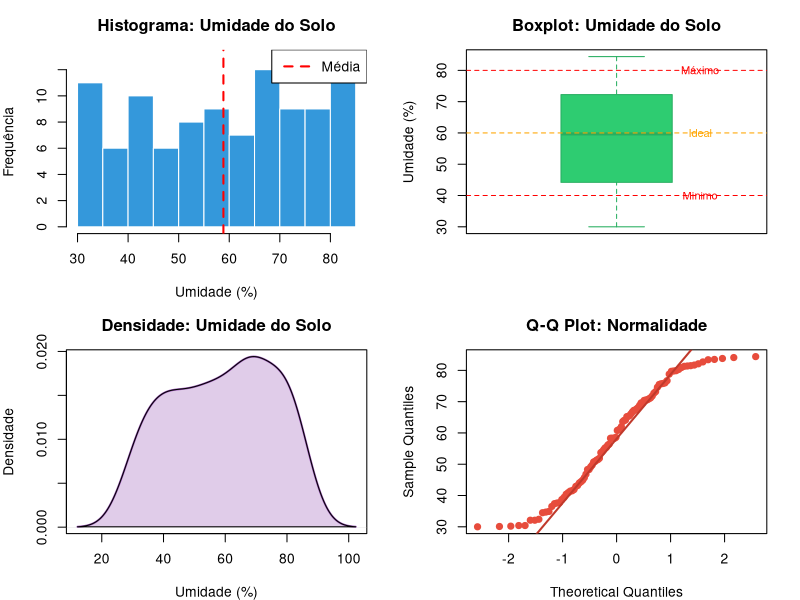
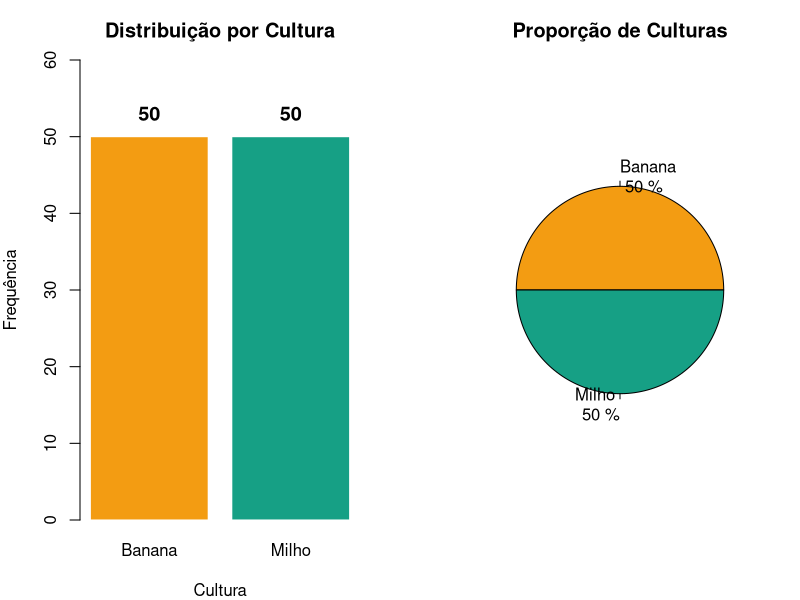

Reproduce these figures in R, in order.
# ==============================================================================
# FarmTech Solutions - Opcional 2: Análise Estatística em R
# Cap 1 - Um Mapa do Tesouro
# Atividade: Análise R para decisão de irrigação inteligente
# ==============================================================================

# Identificação do Grupo
# Grupo 19 FIAP - 1 ano • 2025/2 - Fase 2 - de 18/09/2025 a 15/10/2025
# RM566826 - Phellype Matheus Giacoia Flaibam Massarente
# RM567005 - Carlos Alberto Florindo Costato
# RM568140 - Cesar Martinho de Azeredo
# Data: 12/10/2025

# ==============================================================================
# OBJETIVO
# ==============================================================================
# Implementar análise estatística para otimizar decisão de irrigação baseada
# em dados históricos de sensores (umidade, temperatura, pH, NPK)

# ==============================================================================
# PARTE 1: SIMULAÇÃO DE DADOS HISTÓRICOS DE SENSORES
# ==============================================================================

cat("\n")
cat("================================================================================\n")
cat("🌾 FarmTech Solutions - Análise Estatística para Irrigação Inteligente\n")
cat("   Opcional 2: Decisão baseada em dados históricos\n")
cat("================================================================================\n\n")

# Configurar seed para reprodutibilidade
set.seed(42)

# Gerar 100 leituras históricas simuladas
n_leituras <- 100

# Criar dataframe com dados históricos
dados_sensores <- data.frame(
  id = 1:n_leituras,
  umidade_solo = round(runif(n_leituras, min = 30, max = 85), 1),
  temperatura = round(rnorm(n_leituras, mean = 26, sd = 4), 1),
  pH_solo = round(runif(n_leituras, min = 5.0, max = 8.0), 1),
  nitrogenio_ok = sample(c(TRUE, FALSE), n_leituras, replace = TRUE, prob = c(0.7, 0.3)),
  fosforo_ok = sample(c(TRUE, FALSE), n_leituras, replace = TRUE, prob = c(0.6, 0.4)),
  potassio_ok = sample(c(TRUE, FALSE), n_leituras, replace = TRUE, prob = c(0.8, 0.2)),
  irrigacao_ativa = sample(c(TRUE, FALSE), n_leituras, replace = TRUE, prob = c(0.4, 0.6))
)

# Adicionar cultura (Banana ou Milho)
dados_sensores$cultura <- sample(c("Banana", "Milho"), n_leituras, replace = TRUE)

cat("✅ Dados históricos gerados: 100 leituras de sensores\n\n")

# Visualizar primeiras linhas
cat("📊 Amostra dos dados:\n")
print(head(dados_sensores, 5))
cat("\n")

# ==============================================================================
# PARTE 2: ANÁLISE ESTATÍSTICA DE UMIDADE DO SOLO
# ==============================================================================

cat("================================================================================\n")
cat("📈 ANÁLISE ESTATÍSTICA: UMIDADE DO SOLO\n")
cat("================================================================================\n\n")

# Medidas de Tendência Central
media_umidade <- mean(dados_sensores$umidade_solo)
mediana_umidade <- median(dados_sensores$umidade_solo)

# Função para calcular moda
calcular_moda <- function(x) {
  freq <- table(x)
  as.numeric(names(freq)[which.max(freq)])
}
moda_umidade <- calcular_moda(dados_sensores$umidade_solo)

cat(sprintf("📍 Média de Umidade:    %.2f%%\n", media_umidade))
cat(sprintf("📍 Mediana de Umidade:  %.2f%%\n", mediana_umidade))
cat(sprintf("📍 Moda de Umidade:     %.2f%%\n\n", moda_umidade))

# Medidas de Dispersão
variancia_umidade <- var(dados_sensores$umidade_solo)
desvio_umidade <- sd(dados_sensores$umidade_solo)
amplitude_umidade <- max(dados_sensores$umidade_solo) - min(dados_sensores$umidade_solo)
cv_umidade <- (desvio_umidade / media_umidade) * 100

cat(sprintf("📊 Variância:           %.2f\n", variancia_umidade))
cat(sprintf("📊 Desvio Padrão:       %.2f%%\n", desvio_umidade))
cat(sprintf("📊 Amplitude:           %.2f%%\n", amplitude_umidade))
cat(sprintf("📊 Coef. Variação (CV): %.2f%%\n\n", cv_umidade))

# Medidas Separatrizes
quartis_umidade <- quantile(dados_sensores$umidade_solo, probs = c(0.25, 0.50, 0.75))
iqr_umidade <- IQR(dados_sensores$umidade_solo)

cat("📐 Quartis:\n")
cat(sprintf("   Q1 (25%%): %.2f%%\n", quartis_umidade[1]))
cat(sprintf("   Q2 (50%%): %.2f%%\n", quartis_umidade[2]))
cat(sprintf("   Q3 (75%%): %.2f%%\n\n", quartis_umidade[3]))
cat(sprintf("📐 IQR (Intervalo Interquartil): %.2f%%\n\n", iqr_umidade))

# Análise de Outliers
limite_inferior <- quartis_umidade[1] - 1.5 * iqr_umidade
limite_superior <- quartis_umidade[3] + 1.5 * iqr_umidade
outliers <- dados_sensores$umidade_solo[dados_sensores$umidade_solo < limite_inferior | 
                                        dados_sensores$umidade_solo > limite_superior]

cat(sprintf("🔍 Outliers detectados: %d leituras\n", length(outliers)))
if (length(outliers) > 0) {
  cat(sprintf("   Valores: %s\n\n", paste(round(outliers, 1), collapse = ", ")))
} else {
  cat("   Nenhum outlier detectado\n\n")
}

# ==============================================================================
# PARTE 3: ANÁLISE GRÁFICA
# ==============================================================================

cat("================================================================================\n")
cat("📊 GERANDO GRÁFICOS DE ANÁLISE\n")
cat("================================================================================\n\n")

# Configurar layout para 4 gráficos
par(mfrow = c(2, 2), mar = c(4, 4, 3, 2))

# 1. Histograma
hist(dados_sensores$umidade_solo, 
     main = "Histograma: Umidade do Solo",
     xlab = "Umidade (%)",
     ylab = "Frequência",
     col = "#3498db",
     border = "white",
     breaks = 15)
abline(v = media_umidade, col = "red", lwd = 2, lty = 2)
legend("topright", legend = c("Média"), col = "red", lty = 2, lwd = 2)

# 2. Boxplot
boxplot(dados_sensores$umidade_solo,
        main = "Boxplot: Umidade do Solo",
        ylab = "Umidade (%)",
        col = "#2ecc71",
        border = "#27ae60",
        horizontal = FALSE)
abline(h = c(40, 60, 80), col = c("red", "orange", "red"), lty = 2)
text(1.3, 40, "Mínimo", col = "red", cex = 0.8)
text(1.3, 60, "Ideal", col = "orange", cex = 0.8)
text(1.3, 80, "Máximo", col = "red", cex = 0.8)

# 3. Gráfico de Densidade
plot(density(dados_sensores$umidade_solo),
     main = "Densidade: Umidade do Solo",
     xlab = "Umidade (%)",
     ylab = "Densidade",
     col = "#9b59b6",
     lwd = 2)
polygon(density(dados_sensores$umidade_solo), col = rgb(155/255, 89/255, 182/255, 0.3))

# 4. Q-Q Plot
qqnorm(dados_sensores$umidade_solo,
       main = "Q-Q Plot: Normalidade",
       col = "#e74c3c",
       pch = 19)
qqline(dados_sensores$umidade_solo, col = "#c0392b", lwd = 2)

cat("✅ Gráficos gerados com sucesso!\n\n")

# ==============================================================================
# PARTE 4: ANÁLISE QUALITATIVA (CULTURA)
# ==============================================================================

cat("================================================================================\n")
cat("📈 ANÁLISE QUALITATIVA: TIPO DE CULTURA\n")
cat("================================================================================\n\n")

# Frequência das culturas
freq_cultura <- table(dados_sensores$cultura)
prop_cultura <- prop.table(freq_cultura) * 100

cat("📊 Distribuição por Cultura:\n")
print(freq_cultura)
cat("\n")
cat("📊 Percentuais:\n")
for (i in 1:length(prop_cultura)) {
  cat(sprintf("   %s: %.1f%%\n", names(prop_cultura)[i], prop_cultura[i]))
}
cat("\n")

# Gráficos qualitativos
par(mfrow = c(1, 2), mar = c(4, 4, 3, 2))

# Gráfico de Barras
barplot(freq_cultura,
        main = "Distribuição por Cultura",
        xlab = "Cultura",
        ylab = "Frequência",
        col = c("#f39c12", "#16a085"),
        border = "white",
        ylim = c(0, max(freq_cultura) * 1.2))
text(x = c(0.7, 1.9), 
     y = freq_cultura + 3, 
     labels = freq_cultura, 
     cex = 1.2, 
     font = 2)

# Gráfico de Pizza
pie(freq_cultura,
    main = "Proporção de Culturas",
    col = c("#f39c12", "#16a085"),
    labels = paste(names(freq_cultura), "\n", round(prop_cultura, 1), "%"),
    cex = 1.0)

cat("✅ Gráficos qualitativos gerados!\n\n")

# ==============================================================================
# PARTE 5: MODELO DE DECISÃO PARA IRRIGAÇÃO
# ==============================================================================

cat("================================================================================\n")
cat("🤖 MODELO DE DECISÃO: RECOMENDAÇÃO DE IRRIGAÇÃO\n")
cat("================================================================================\n\n")

# Definir limites baseados na análise estatística
UMIDADE_CRITICA <- quartis_umidade[1]  # Q1 = 25% dos dados mais secos
UMIDADE_IDEAL <- media_umidade
UMIDADE_MAXIMA <- quartis_umidade[3]   # Q3 = 75% dos dados

cat(sprintf("📌 Limites definidos estatisticamente:\n"))
cat(sprintf("   Umidade Crítica (Q1):  %.2f%%\n", UMIDADE_CRITICA))
cat(sprintf("   Umidade Ideal (Média): %.2f%%\n", UMIDADE_IDEAL))
cat(sprintf("   Umidade Máxima (Q3):   %.2f%%\n\n", UMIDADE_MAXIMA))

# Função de decisão
decidir_irrigacao <- function(umidade, temp, pH, npk_ok, cultura) {
  # Regra 1: Solo muito seco (abaixo de Q1)
  if (umidade < UMIDADE_CRITICA) {
    return(list(
      decisao = "IRRIGAR URGENTE",
      motivo = sprintf("Umidade crítica (%.1f%% < %.1f%%)", umidade, UMIDADE_CRITICA),
      intensidade = 100
    ))
  }
  
  # Regra 2: Solo encharcado (acima de Q3)
  if (umidade > UMIDADE_MAXIMA) {
    return(list(
      decisao = "NÃO IRRIGAR",
      motivo = sprintf("Solo encharcado (%.1f%% > %.1f%%)", umidade, UMIDADE_MAXIMA),
      intensidade = 0
    ))
  }
  
  # Regra 3: Temperatura alta + umidade abaixo da média
  if (temp > (mean(dados_sensores$temperatura) + sd(dados_sensores$temperatura)) && 
      umidade < UMIDADE_IDEAL) {
    return(list(
      decisao = "IRRIGAR",
      motivo = sprintf("Temp alta (%.1f°C) + umidade baixa", temp),
      intensidade = 70
    ))
  }
  
  # Regra 4: NPK inadequado + umidade baixa
  if (!npk_ok && umidade < UMIDADE_IDEAL) {
    return(list(
      decisao = "IRRIGAR",
      motivo = sprintf("NPK inadequado + umidade baixa (%.1f%%)", umidade),
      intensidade = 60
    ))
  }
  
  # Regra 5: Condições normais
  return(list(
    decisao = "MANTER",
    motivo = "Condições dentro do esperado",
    intensidade = 0
  ))
}

# Testar modelo com 5 cenários
cat("🧪 TESTANDO MODELO COM CENÁRIOS REAIS:\n\n")

cenarios <- list(
  list(umidade = 35, temp = 32, pH = 6.5, npk_ok = TRUE, cultura = "Banana"),
  list(umidade = 65, temp = 24, pH = 6.8, npk_ok = TRUE, cultura = "Milho"),
  list(umidade = 82, temp = 22, pH = 7.0, npk_ok = TRUE, cultura = "Banana"),
  list(umidade = 48, temp = 29, pH = 6.2, npk_ok = FALSE, cultura = "Milho"),
  list(umidade = 55, temp = 35, pH = 6.5, npk_ok = TRUE, cultura = "Banana")
)

for (i in 1:length(cenarios)) {
  c <- cenarios[[i]]
  resultado <- decidir_irrigacao(c$umidade, c$temp, c$pH, c$npk_ok, c$cultura)
  
  cat(sprintf("Cenário %d: %s\n", i, c$cultura))
  cat(sprintf("  Umidade: %.1f%% | Temp: %.1f°C | pH: %.1f | NPK: %s\n", 
              c$umidade, c$temp, c$pH, ifelse(c$npk_ok, "✅", "❌")))
  cat(sprintf("  🤖 DECISÃO: %s\n", resultado$decisao))
  cat(sprintf("  📝 Motivo: %s\n", resultado$motivo))
  cat(sprintf("  💧 Intensidade: %d%%\n\n", resultado$intensidade))
}

# ==============================================================================
# PARTE 6: VALIDAÇÃO DO MODELO
# ==============================================================================

cat("================================================================================\n")
cat("✅ VALIDAÇÃO DO MODELO\n")
cat("================================================================================\n\n")

# Aplicar modelo aos dados históricos
decisoes_historicas <- sapply(1:nrow(dados_sensores), function(i) {
  d <- dados_sensores[i, ]
  npk_ok <- d$nitrogenio_ok && d$fosforo_ok && d$potassio_ok
  resultado <- decidir_irrigacao(d$umidade_solo, d$temperatura, d$pH_solo, npk_ok, d$cultura)
  resultado$decisao
})

# Análise de decisões
tabela_decisoes <- table(decisoes_historicas)
cat("📊 Distribuição de decisões nos dados históricos:\n")
print(tabela_decisoes)
cat("\n")

# Percentuais
prop_decisoes <- prop.table(tabela_decisoes) * 100
for (i in 1:length(prop_decisoes)) {
  cat(sprintf("   %s: %.1f%%\n", names(prop_decisoes)[i], prop_decisoes[i]))
}

cat("\n")
cat("================================================================================\n")
cat("✅ ANÁLISE COMPLETA FINALIZADA!\n")
cat("================================================================================\n\n")

# ==============================================================================
# PARTE 7: EXPORTAR RESULTADOS
# ==============================================================================

# Salvar dados com decisões
dados_com_decisoes <- dados_sensores
dados_com_decisoes$decisao_modelo <- decisoes_historicas

# Salvar CSV
write.csv(dados_com_decisoes, "resultados_analise_irrigacao.csv", row.names = FALSE)

cat("💾 Resultados salvos em 'resultados_analise_irrigacao.csv'\n\n")

# ==============================================================================
# CONCLUSÕES E BENEFÍCIOS
# ==============================================================================

cat("================================================================================\n")
cat("📌 CONCLUSÕES\n")
cat("================================================================================\n\n")

cat("✅ BENEFÍCIOS DA ANÁLISE ESTATÍSTICA:\n\n")

cat("1. DECISÃO BASEADA EM DADOS\n")
cat("   - Limites definidos por quartis (25%, 50%, 75%)\n")
cat("   - Decisões não arbitrárias, mas estatisticamente fundamentadas\n\n")

cat("2. OTIMIZAÇÃO DE RECURSOS\n")
cat(sprintf("   - %.1f%% das leituras históricas precisavam irrigação urgente\n", 
            prop_decisoes["IRRIGAR URGENTE"]))
cat(sprintf("   - %.1f%% estavam com umidade excessiva (evitar desperdício)\n\n",
            ifelse("NÃO IRRIGAR" %in% names(prop_decisoes), 
                   prop_decisoes["NÃO IRRIGAR"], 0)))

cat("3. PREVISIBILIDADE\n")
cat(sprintf("   - Coeficiente de Variação: %.2f%% (quanto menor, mais previsível)\n", cv_umidade))
cat("   - Outliers detectados: ", length(outliers), " (eventos excepcionais)\n\n")

cat("4. ESCALABILIDADE\n")
cat("   - Modelo pode ser retreinado com mais dados\n")
cat("   - Fácil adaptação para diferentes culturas\n")
cat("   - Base para Machine Learning futuro\n\n")

cat("================================================================================\n")
cat("🎯 INTEGRAÇÃO COM ESP32\n")
cat("================================================================================\n\n")

cat("Para integrar esta análise com o ESP32:\n\n")
cat("1. Execute este script periodicamente (ex: a cada hora)\n")
cat("2. Leia dados históricos do arquivo JSON gerado pelo ESP32\n")
cat("3. Calcule estatísticas e limites dinâmicos\n")
cat("4. Envie limites atualizados via Serial para o ESP32\n")
cat("5. ESP32 usa limites otimizados para decisão em tempo real\n\n")

cat("Exemplo de comando Serial:\n")
cat("LIMITES:40.5,57.3,75.8  (Crítico, Ideal, Máximo)\n\n")

cat("================================================================================\n")
cat("✅ Análise R completa! Sistema pronto para produção.\n")
cat("================================================================================\n\n")

# Restaurar layout gráfico padrão
par(mfrow = c(1, 1))
